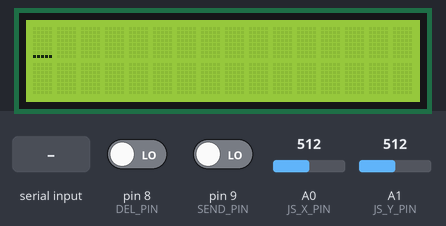
A sketch run on a simulated Arduino Uno, built with avr-gcc and run on an emulated ATmega328P. Parts: 16×2 character LCD. Inputs (shaded band) come from the test bench; at power-on: A0 (JS_X_PIN) = 512, pin 9 (SEND_PIN) LOW, pin 8 (DEL_PIN) LOW, A1 (JS_Y_PIN) = 512.

Above: at 1.2 s.
1.3 s: A0 (JS_X_PIN) set to 107
2.8 s: A0 (JS_X_PIN) set to 91
At 4.0 s:
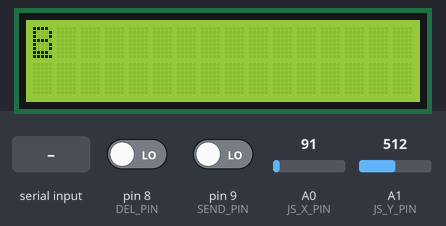
4.3 s: "1" received over the second serial link
At 4.7 s:
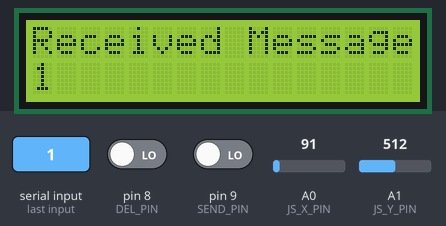
5.8 s: pin 9 (SEND_PIN) driven HIGH
At 6.3 s:
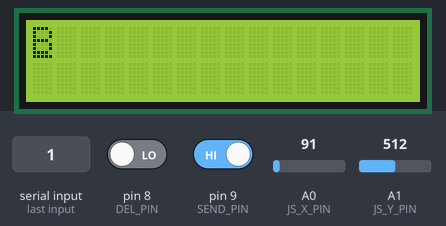
7.3 s: A0 (JS_X_PIN) set to 882
8.8 s: A0 (JS_X_PIN) set to 914
At 10.0 s:
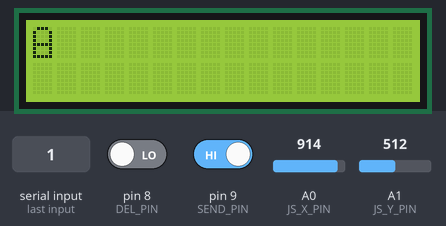
Timing chart, 0 to 11.3 s (numbered marks = the images above; inputs shaded):
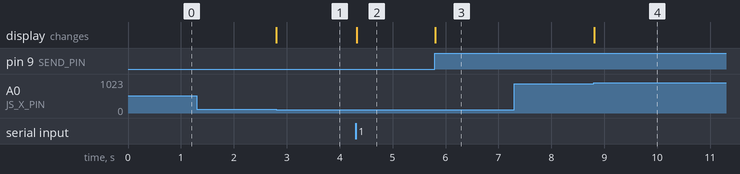

Measured:
- the behaviour switches between 100 and 99 on A0 (JS_X_PIN) (found by bisection; images 0 and 1)
- the behaviour switches between 900 and 901 on A0 (JS_X_PIN) (found by bisection; images 3 and 4)
- after the input at 1.3 s, every drawn part: stays the same
- after the input at 2.8 s, the display: changes at once (image 1)
- after the input at 4.3 s, the display: changes at once (image 2)
- after the input at 5.8 s, the display: changes at once (image 3)
- after the input at 7.3 s, every drawn part: stays the same
- after the input at 8.8 s, the display: changes at once (image 4)

The sketch:

slave.ino
```cpp
#include <SPI.h>
#include <LiquidCrystal.h>

#define DEL_PIN 8
#define SEND_PIN 9
#define JS_X_PIN 0    // analog pin connected to X output
#define JS_Y_PIN 1    // analog pin connected to Y output
#define JS_MAX 900    // when to register a movement
#define JS_MIN 100

#include <SoftwareSerial.h>

// Initializing communication ports
SoftwareSerial mySerial(10, 11); // TX/RX pins

char selectedChar = 'A';
char msg[] = "                ";
int msgIndex = 0;

bool sending = false;

// LCD
const int rs = 2, en = 3, d4 = 4, d5 = 5, d6 = 6, d7 = 7;
LiquidCrystal lcd(rs, en, d4, d5, d6, d7);

void setup() {
    Serial.begin(9600);
    mySerial.begin(9600);

    pinMode(DEL_PIN, INPUT);
    pinMode(SEND_PIN, INPUT);

    lcd.begin(16, 2);
    lcd.cursor();
    lcd.clear();
}

String getMessage(){
    String msg = "";
    char a;

    while(mySerial.available()) {
        a = mySerial.read();
        msg+=String(a);
    }
    return msg;
}

void loop() {
    String receivedMsg = getMessage();
    receivedMsg.trim();

    if(receivedMsg!=""){
        lcd.noCursor();
        lcd.clear();
        lcd.setCursor(0, 0);
        lcd.print("Received Message");
        lcd.setCursor(0, 1);
        lcd.print(receivedMsg);

        while (!sendBtnPressed());

        lcd.cursor();
        lcd.clear();
        lcd.print(msg);
    } else {

        if (joystickDown() && selectedChar != 'Z') {
            msg[msgIndex] = ++selectedChar;
            lcd.print(selectedChar);
        }

        if (joystickUp() && selectedChar != 'A') {
            msg[msgIndex] = --selectedChar;
            lcd.print(selectedChar);
        }

        if (joystickLeft() && msgIndex != 0) {
            msgIndex--;
            if (msg[msgIndex] == ' ') {
                selectedChar = 'A';
            } else {
                selectedChar = msg[msgIndex];
            }
        }

        if (joystickRight() && msgIndex != 15) {
            msgIndex++;
            if (msg[msgIndex] == ' ') {
                selectedChar = 'A';
            } else {
                selectedChar = msg[msgIndex];
            }
        }

        if (delBtnPressed()) {
            msg[msgIndex] = ' ';
            selectedChar = 'A';
            lcd.print(' ');
        }

        if (sendBtnPressed()) {
            mySerial.println(msg);
            clearMessage();
            sending = true;
        }
    }

    lcd.setCursor(msgIndex, 0);
}

bool joystickLeft() {
    static int prevState = 500;
    if (prevState < 550 && prevState > 450) {
        if (analogRead(JS_Y_PIN) < JS_MIN) {
            prevState = 1000;
            return true;
        }
    } else {
        prevState = analogRead(JS_Y_PIN);
    }

    return false;
}

bool joystickRight() {
    static int prevState = 500;
    if (prevState < 550 && prevState > 450) {
        if (analogRead(JS_Y_PIN) > JS_MAX) {
            prevState = 1000;
            return true;
        }
    } else {
        prevState = analogRead(JS_Y_PIN);
    }

    return false;
}

bool joystickUp() {
    static int prevState = 500;
    if (prevState < 550 && prevState > 450) {
        if (analogRead(JS_X_PIN) > JS_MAX) {
            prevState = 1000;
            return true;
        }
    } else {
        prevState = analogRead(JS_X_PIN);
    }

    return false;
}

bool joystickDown() {
    static int prevState = 500;
    if (prevState < 550 && prevState > 450) {
        if (analogRead(JS_X_PIN) < JS_MIN) {
            prevState = 1000;
            return true;
        }
    } else {
        prevState = analogRead(JS_X_PIN);
    }

    return false;
}

bool delBtnPressed() {
    static int prevState = 0;
    if (prevState == 0) {
        if (digitalRead(DEL_PIN)) {
            prevState = 1;
            return true;
        }
    } else {
        prevState = digitalRead(DEL_PIN);
    }
    return false;
}

bool sendBtnPressed() {
    static int prevState = 0;
    if (prevState == 0) {
        if (digitalRead(SEND_PIN)) {
            prevState = 1;
            return true;
        }
    } else {
        prevState = digitalRead(SEND_PIN);
    }

    return false;
}

void clearMessage() {
    msgIndex = 0;
    lcd.setCursor(0,0);
    lcd.clear();
    for(int i = 0; i < 16; i++) {
        msg[i] = ' ';
    }
}
```
